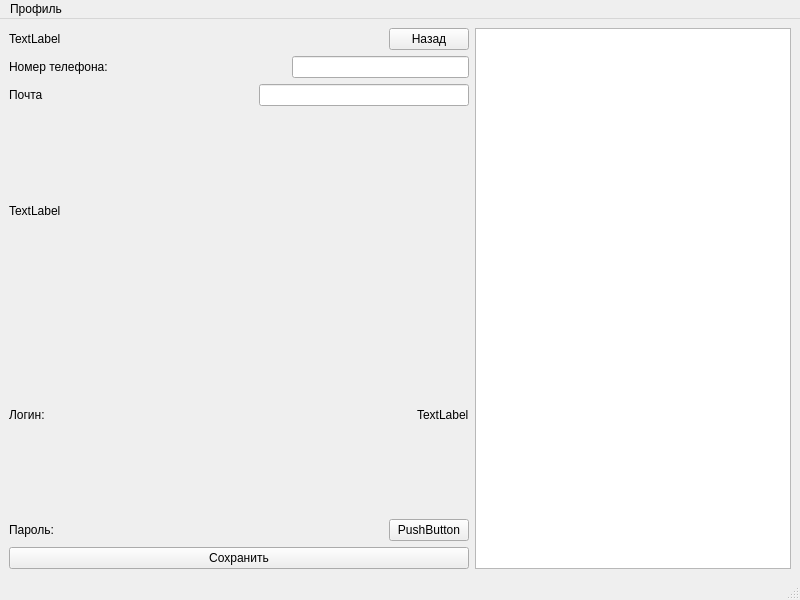
<?xml version="1.0" encoding="UTF-8"?>
<ui version="4.0">
 <class>ProfileWindow</class>
 <widget class="QMainWindow" name="ProfileWindow">
  <property name="geometry">
   <rect>
    <x>0</x>
    <y>0</y>
    <width>800</width>
    <height>600</height>
   </rect>
  </property>
  <property name="windowTitle">
   <string>MainWindow</string>
  </property>
  <widget class="QWidget" name="centralwidget">
   <layout class="QGridLayout" name="gridLayout">
    <item row="0" column="1">
     <spacer name="horizontalSpacer">
      <property name="orientation">
       <enum>Qt::Horizontal</enum>
      </property>
      <property name="sizeHint" stdset="0">
       <size>
        <width>304</width>
        <height>20</height>
       </size>
      </property>
     </spacer>
    </item>
    <item row="0" column="0">
     <widget class="QLabel" name="Clientlabel">
      <property name="text">
       <string>TextLabel</string>
      </property>
     </widget>
    </item>
    <item row="1" column="0" colspan="3">
     <layout class="QVBoxLayout" name="verticalLayout">
      <item>
       <layout class="QHBoxLayout" name="horizontalLayout">
        <item>
         <widget class="QLabel" name="label">
          <property name="text">
           <string>Номер телефона:</string>
          </property>
         </widget>
        </item>
        <item>
         <spacer name="horizontalSpacer_2">
          <property name="orientation">
           <enum>Qt::Horizontal</enum>
          </property>
          <property name="sizeHint" stdset="0">
           <size>
            <width>40</width>
            <height>20</height>
           </size>
          </property>
         </spacer>
        </item>
        <item>
         <widget class="QLineEdit" name="PhonelineEdit"/>
        </item>
       </layout>
      </item>
      <item>
       <layout class="QHBoxLayout" name="horizontalLayout_2">
        <item>
         <widget class="QLabel" name="label_2">
          <property name="text">
           <string>Почта</string>
          </property>
         </widget>
        </item>
        <item>
         <spacer name="horizontalSpacer_3">
          <property name="orientation">
           <enum>Qt::Horizontal</enum>
          </property>
          <property name="sizeHint" stdset="0">
           <size>
            <width>40</width>
            <height>20</height>
           </size>
          </property>
         </spacer>
        </item>
        <item>
         <widget class="QLineEdit" name="MailLineEdit"/>
        </item>
       </layout>
      </item>
      <item>
       <widget class="QLabel" name="Discountlabel">
        <property name="text">
         <string>TextLabel</string>
        </property>
       </widget>
      </item>
      <item>
       <layout class="QHBoxLayout" name="horizontalLayout_4">
        <item>
         <widget class="QLabel" name="label_3">
          <property name="text">
           <string>Логин:</string>
          </property>
         </widget>
        </item>
        <item>
         <spacer name="horizontalSpacer_5">
          <property name="orientation">
           <enum>Qt::Horizontal</enum>
          </property>
          <property name="sizeHint" stdset="0">
           <size>
            <width>40</width>
            <height>20</height>
           </size>
          </property>
         </spacer>
        </item>
        <item>
         <widget class="QLabel" name="Loginlabel">
          <property name="text">
           <string>TextLabel</string>
          </property>
         </widget>
        </item>
       </layout>
      </item>
      <item>
       <layout class="QHBoxLayout" name="horizontalLayout_3">
        <item>
         <widget class="QLabel" name="label_4">
          <property name="text">
           <string>Пароль:</string>
          </property>
         </widget>
        </item>
        <item>
         <spacer name="horizontalSpacer_4">
          <property name="orientation">
           <enum>Qt::Horizontal</enum>
          </property>
          <property name="sizeHint" stdset="0">
           <size>
            <width>40</width>
            <height>20</height>
           </size>
          </property>
         </spacer>
        </item>
        <item>
         <widget class="QPushButton" name="UpdatepushButton">
          <property name="text">
           <string>PushButton</string>
          </property>
         </widget>
        </item>
       </layout>
      </item>
      <item>
       <widget class="QPushButton" name="SavepushButton">
        <property name="text">
         <string>Сохранить</string>
        </property>
       </widget>
      </item>
     </layout>
    </item>
    <item row="0" column="2">
     <widget class="QPushButton" name="BackpushButton">
      <property name="text">
       <string>Назад</string>
      </property>
     </widget>
    </item>
    <item row="0" column="3" rowspan="2">
     <widget class="QTableView" name="CurrentTurtableView"/>
    </item>
   </layout>
  </widget>
  <widget class="QMenuBar" name="menubar">
   <property name="geometry">
    <rect>
     <x>0</x>
     <y>0</y>
     <width>800</width>
     <height>24</height>
    </rect>
   </property>
   <widget class="QMenu" name="menu">
    <property name="title">
     <string>Профиль</string>
    </property>
   </widget>
   <addaction name="menu"/>
  </widget>
  <widget class="QStatusBar" name="statusbar"/>
 </widget>
 <resources/>
 <connections/>
</ui>
